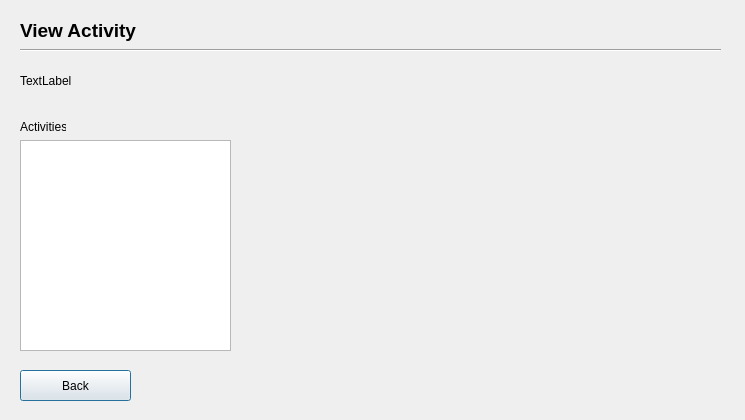
<?xml version="1.0" encoding="UTF-8"?>
<ui version="4.0">
 <class>viewactivity</class>
 <widget class="QDialog" name="viewactivity">
  <property name="geometry">
   <rect>
    <x>0</x>
    <y>0</y>
    <width>745</width>
    <height>420</height>
   </rect>
  </property>
  <property name="windowTitle">
   <string>Dialog</string>
  </property>
  <widget class="QLabel" name="activityLabel">
   <property name="geometry">
    <rect>
     <x>20</x>
     <y>120</y>
     <width>46</width>
     <height>13</height>
    </rect>
   </property>
   <property name="text">
    <string>Activities</string>
   </property>
  </widget>
  <widget class="QLabel" name="courseName">
   <property name="geometry">
    <rect>
     <x>20</x>
     <y>70</y>
     <width>251</width>
     <height>21</height>
    </rect>
   </property>
   <property name="text">
    <string>TextLabel</string>
   </property>
  </widget>
  <widget class="QLabel" name="ViewActivity">
   <property name="geometry">
    <rect>
     <x>20</x>
     <y>10</y>
     <width>201</width>
     <height>41</height>
    </rect>
   </property>
   <property name="text">
    <string>&lt;html&gt;&lt;head/&gt;&lt;body&gt;&lt;p&gt;&lt;span style=&quot; font-size:14pt; font-weight:600;&quot;&gt;View Activity&lt;/span&gt;&lt;/p&gt;&lt;/body&gt;&lt;/html&gt;</string>
   </property>
  </widget>
  <widget class="Line" name="line">
   <property name="geometry">
    <rect>
     <x>20</x>
     <y>40</y>
     <width>701</width>
     <height>20</height>
    </rect>
   </property>
   <property name="orientation">
    <enum>Qt::Horizontal</enum>
   </property>
  </widget>
  <widget class="QPushButton" name="pushButton_Back">
   <property name="geometry">
    <rect>
     <x>20</x>
     <y>370</y>
     <width>111</width>
     <height>31</height>
    </rect>
   </property>
   <property name="text">
    <string>Back</string>
   </property>
  </widget>
  <widget class="QListView" name="activityList">
   <property name="geometry">
    <rect>
     <x>20</x>
     <y>140</y>
     <width>211</width>
     <height>211</height>
    </rect>
   </property>
  </widget>
 </widget>
 <resources/>
 <connections/>
</ui>
